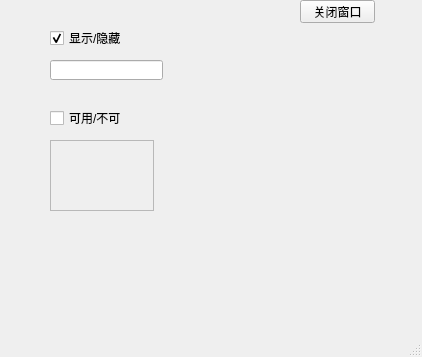
<?xml version="1.0" encoding="UTF-8"?>
<ui version="4.0">
 <class>MainWindow</class>
 <widget class="QMainWindow" name="MainWindow">
  <property name="geometry">
   <rect>
    <x>0</x>
    <y>0</y>
    <width>422</width>
    <height>357</height>
   </rect>
  </property>
  <property name="windowTitle">
   <string>MainWindow</string>
  </property>
  <widget class="QWidget" name="centralwidget">
   <widget class="QPushButton" name="pushButton">
    <property name="geometry">
     <rect>
      <x>300</x>
      <y>0</y>
      <width>75</width>
      <height>23</height>
     </rect>
    </property>
    <property name="text">
     <string>关闭窗口</string>
    </property>
   </widget>
   <widget class="QCheckBox" name="checkBox">
    <property name="geometry">
     <rect>
      <x>50</x>
      <y>30</y>
      <width>71</width>
      <height>16</height>
     </rect>
    </property>
    <property name="text">
     <string>显示/隐藏</string>
    </property>
    <property name="checked">
     <bool>true</bool>
    </property>
   </widget>
   <widget class="QLineEdit" name="lineEdit">
    <property name="geometry">
     <rect>
      <x>50</x>
      <y>60</y>
      <width>113</width>
      <height>20</height>
     </rect>
    </property>
   </widget>
   <widget class="QCheckBox" name="checkBox_2">
    <property name="geometry">
     <rect>
      <x>50</x>
      <y>110</y>
      <width>71</width>
      <height>16</height>
     </rect>
    </property>
    <property name="text">
     <string>可用/不可用</string>
    </property>
    <property name="checked">
     <bool>false</bool>
    </property>
   </widget>
   <widget class="QTextEdit" name="textEdit">
    <property name="enabled">
     <bool>false</bool>
    </property>
    <property name="geometry">
     <rect>
      <x>50</x>
      <y>140</y>
      <width>104</width>
      <height>71</height>
     </rect>
    </property>
   </widget>
  </widget>
  <widget class="QMenuBar" name="menubar">
   <property name="geometry">
    <rect>
     <x>0</x>
     <y>0</y>
     <width>422</width>
     <height>23</height>
    </rect>
   </property>
  </widget>
  <widget class="QStatusBar" name="statusbar"/>
 </widget>
 <resources/>
 <connections>
  <connection>
   <sender>pushButton</sender>
   <signal>clicked()</signal>
   <receiver>MainWindow</receiver>
   <slot>close()</slot>
   <hints>
    <hint type="sourcelabel">
     <x>349</x>
     <y>37</y>
    </hint>
    <hint type="destinationlabel">
     <x>231</x>
     <y>200</y>
    </hint>
   </hints>
  </connection>
  <connection>
   <sender>checkBox</sender>
   <signal>toggled(bool)</signal>
   <receiver>lineEdit</receiver>
   <slot>setVisible(bool)</slot>
   <hints>
    <hint type="sourcelabel">
     <x>86</x>
     <y>64</y>
    </hint>
    <hint type="destinationlabel">
     <x>86</x>
     <y>84</y>
    </hint>
   </hints>
  </connection>
  <connection>
   <sender>checkBox_2</sender>
   <signal>toggled(bool)</signal>
   <receiver>textEdit</receiver>
   <slot>setEnabled(bool)</slot>
   <hints>
    <hint type="sourcelabel">
     <x>70</x>
     <y>142</y>
    </hint>
    <hint type="destinationlabel">
     <x>68</x>
     <y>185</y>
    </hint>
   </hints>
  </connection>
 </connections>
</ui>
